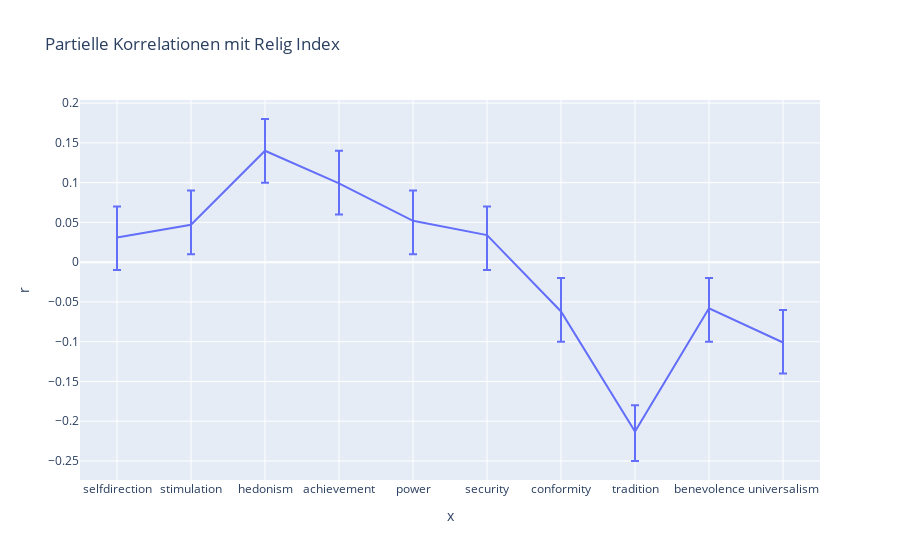

Here is the notebook cell this chart was saved with:
### Code cell
px.line(df,x=df.index,y='r',
        title='Partielle Korrelationen mit Relig Index',
        error_y='error_y',error_y_minus='error_y_minus')

### Figure 1 — Plotly figure (JSON) as saved in the notebook; plotly's stock layout.template omitted (floating-point values rounded to 4 significant figures)
{"data": [{"error_y": {"array": [0.039, 0.043, 0.04, 0.041, 0.038, 0.036, 0.042, 0.033, 0.038, 0.041], "arrayminus": [0.041, 0.037, 0.04, 0.039, 0.042, 0.044, 0.038, 0.037, 0.042, 0.039]}, "hoverlabel": {"namelength": 0}, "hovertemplate": "x=%{x}<br>r=%{y}", "legendgroup": "", "line": {"color": "#636efa", "dash": "solid"}, "mode": "lines", "name": "", "showlegend": false, "type": "scatter", "x": ["selfdirection", "stimulation", "hedonism", "achievement", "power", "security", "conformity", "tradition", "benevolence", "universalism"], "xaxis": "x", "y": [0.031, 0.047, 0.14, 0.099, 0.052, 0.034, -0.062, -0.213, -0.058, -0.101], "yaxis": "y"}], "layout": {"autosize": true, "legend": {"tracegroupgap": 0}, "title": {"text": "Partielle Korrelationen mit Relig Index"}, "xaxis": {"anchor": "y", "autorange": true, "domain": [0, 1], "range": [-0.5, 9.5], "title": {"text": "x"}, "type": "category"}, "yaxis": {"anchor": "x", "autorange": true, "domain": [0, 1], "range": [-0.2739, 0.2039], "title": {"text": "r"}, "type": "linear"}}}
